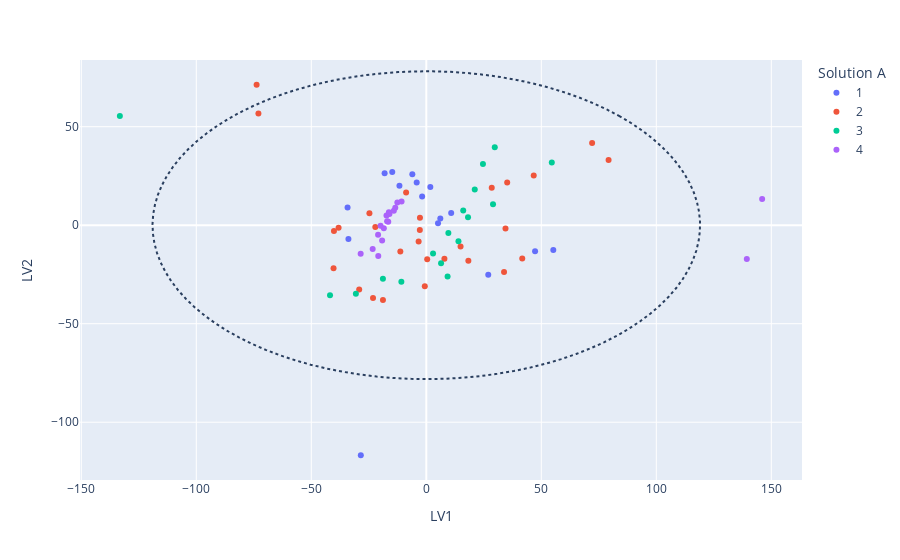

The cell this chart's notebook holds for it:
### Code cell
def scores_plotly(plist):  #input partition list. get out latent variable scores in dataframe.
    df_out = pd.DataFrame()
    for i in range(len(plist)):
        print("group: {}".format(i+1))
        X_train=plist[i][0]
        X_test=plist[i][1]
        y_train=plist[i][2]
        y_test=plist[i][3]
        
        pls = PLSRegression(n_components=6)
        pls.fit(X_train, y_train)
        A=pls.x_scores_
        keep_cols=[]
        df_int=X_train.copy()
        for i in range(A.shape[1]): #number of latent variables
            
            
            col_name = 'LV' + str(i+1)
            df_int[col_name]=A[:,i]
            keep_cols.append("LV{}".format(i))
        df_int.drop(df_int.columns.difference(keep_cols), 1, inplace=True)
        df_int=df_int.merge(df_combined,how="left",left_index=True, right_index=True)
        df_out=pd.concat([df_out,df_int])
        df_out["Solution A"]=df_combined["Solution A"].astype(str)
        
    return df_out
def LV_plot(A):
    fig = px.scatter(data_frame=A,x='LV1', y='LV2', custom_data=['File Name'],color="Solution A")
    fig.update_traces(hovertemplate="<br>".join(["Sample: %{customdata[0]}"])
        )
    
    fig.add_shape(type='path',
                  path=confidence_ellipse(A["LV1"], A["LV2"],3),
                  line={'dash': 'dot'})
    fig.show()
    return
#     fig = px.scatter(data_frame=df_out,x='y_actual', y='LV5', custom_data=['File Name'],color="Solution A")
#     fig.update_traces(hovertemplate="<br>".join([
#             "Sample: %{customdata[0]}"
#         ])
#         )
#     fig.show()
    return df_out


def confidence_ellipse(x, y, n_std=3, size=100): #from matlab site
    if x.size != y.size:
        raise ValueError("x and y must be the same size")

    cov = np.cov(x, y)
    pearson = cov[0, 1]/np.sqrt(cov[0, 0] * cov[1, 1])
    # Using a special case to obtain the eigenvalues of this
    # two-dimensionl dataset.
    ell_radius_x = np.sqrt(1 + pearson)
    ell_radius_y = np.sqrt(1 - pearson)
    theta = np.linspace(0, 2 * np.pi, size)
    ellipse_coords = np.column_stack([ell_radius_x * np.cos(theta), ell_radius_y * np.sin(theta)])
    
    # Calculating the stdandard deviation of x from
    # the squareroot of the variance and multiplying
    # with the given number of standard deviations.
    x_scale = np.sqrt(cov[0, 0]) * n_std
    x_mean = np.mean(x)

    # calculating the stdandard deviation of y ...
    y_scale = np.sqrt(cov[1, 1]) * n_std
    y_mean = np.mean(y)
  
    translation_matrix = np.tile([x_mean, y_mean], (ellipse_coords.shape[0], 1))
    rotation_matrix = np.array([[np.cos(np.pi / 4), np.sin(np.pi / 4)],
                                [-np.sin(np.pi / 4), np.cos(np.pi / 4)]])
    scale_matrix = np.array([[x_scale, 0],
                            [0, y_scale]])
    ellipse_coords = ellipse_coords.dot(rotation_matrix).dot(scale_matrix) + translation_matrix
        
    path = f'M {ellipse_coords[0, 0]}, {ellipse_coords[0, 1]}'
    for k in range(1, len(ellipse_coords)):
        path += f'L{ellipse_coords[k, 0]}, {ellipse_coords[k, 1]}'
    path += ' Z'
    return path
A=scores_plotly(b)

LV_plot(A)
